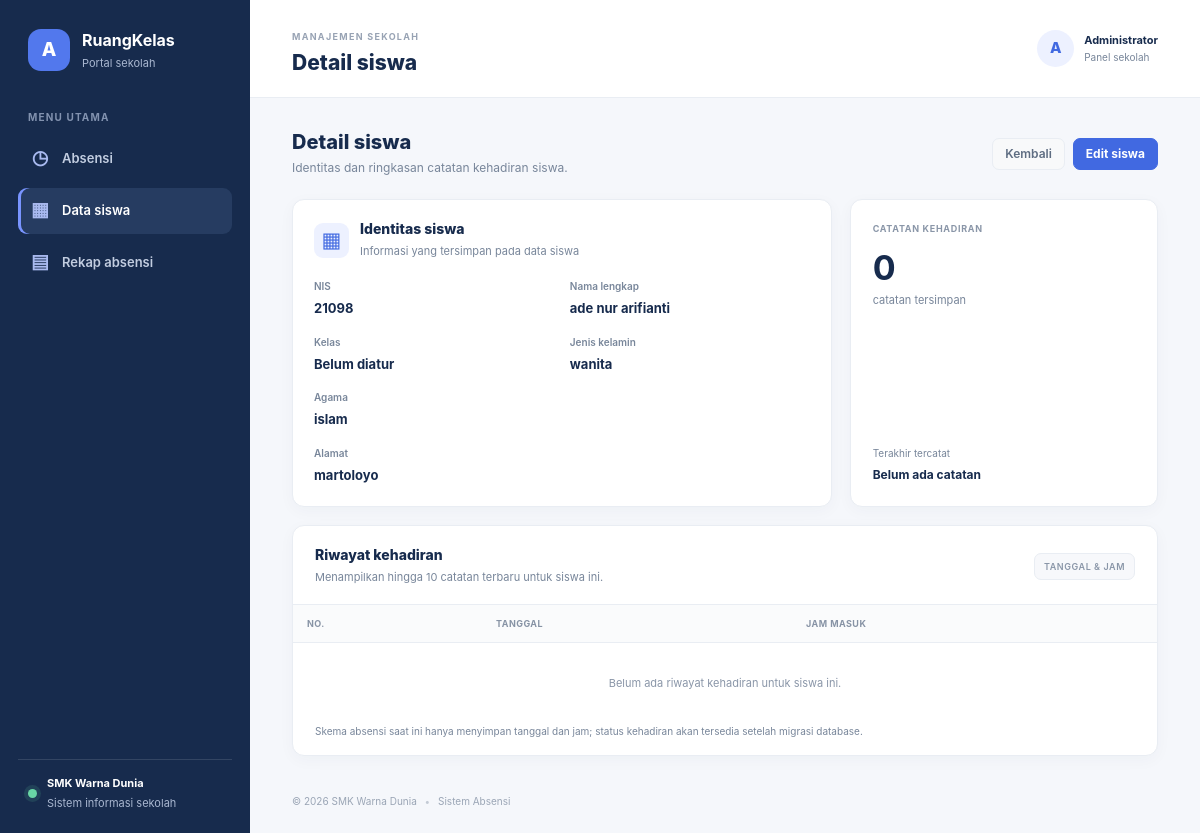
The page /index.php?page=detail&id=21098 on the database its author committed.
### tables this page shows
CREATE TABLE `siswa` (
  `nis` int(11) NOT NULL,
  `nama` varchar(25) NOT NULL,
  `kelas` varchar(30) NOT NULL DEFAULT '',
  `alamat` varchar(25) NOT NULL,
  `jenis_kelamin` varchar(10) NOT NULL,
  `agama` varchar(25) NOT NULL
);

### detail-siswa.php (the view, shortened to what this page needs)
<?php
require_once __DIR__ . "/koneksi.php";
$renderError = function ($title, $message) {
    ?>
    <section class="panel student-detail-error" role="alert">
        <h2><?= htmlspecialchars($title, ENT_QUOTES, "UTF-8") ?></h2>
        <p><?= htmlspecialchars($message, ENT_QUOTES, "UTF-8") ?></p>
        <a href="index.php?page=data" class="btn btn-primary">Kembali ke data siswa</a>
    </section>
    <?php
};
$nis = request_string($_GET, "id");
$studentStatement = mysqli_prepare(
    $koneksi,
    "SELECT nis, nama, kelas, alamat, jenis_kelamin, agama FROM siswa WHERE nis = ?"
);
mysqli_stmt_bind_param($studentStatement, "s", $nis);
if (!mysqli_stmt_execute($studentStatement)) {
    error_log("Gagal memuat detail siswa: " . mysqli_stmt_error($studentStatement));
    mysqli_stmt_close($studentStatement);
    http_response_code(500);
    $renderError("Detail siswa gagal dimuat", "Data siswa tidak dapat dimuat saat ini.");
    return;
}
$studentNis = $studentName = $studentClass = $studentAddress = $studentGender = $studentReligion = null;
mysqli_stmt_bind_result(
    $studentStatement,
    $studentNis,
    $studentName,
    $studentClass,
    $studentAddress,
    $studentGender,
    $studentReligion
);
$summaryStatement = mysqli_prepare(
    $koneksi,
    "SELECT COUNT(*), MAX(tanggal) FROM absen WHERE nis = ?"
);
mysqli_stmt_bind_param($summaryStatement, "s", $nis);
if (!mysqli_stmt_execute($summaryStatement)) {
    error_log("Gagal menghitung riwayat absensi siswa: " . mysqli_stmt_error($summaryStatement));
    mysqli_stmt_close($summaryStatement);
    http_response_code(500);
    $renderError("Riwayat absensi gagal dimuat", "Ringkasan kehadiran tidak dapat dimuat saat ini.");
    return;
}
$attendanceCount = 0;
$latestAttendance = null;
mysqli_stmt_bind_result($summaryStatement, $attendanceCount, $latestAttendance);
$attendanceHistory = array();
$student = array(
    "nis" => $studentNis,
    "nama" => $studentName,
    "kelas" => $studentClass,
    "alamat" => $studentAddress,
    "jenis_kelamin" => $studentGender,
    "agama" => $studentReligion,
);
?>
<div class="page-intro">
    <div>
        <h2>Detail siswa</h2>
        <p>Identitas dan ringkasan catatan kehadiran siswa.</p>
    </div>
    <div class="page-intro-actions">
        <a href="index.php?page=data" class="btn btn-light">Kembali</a>
        <a href="form-edit.php?id=<?= urlencode($student["nis"]) ?>" class="btn btn-primary">Edit siswa</a>
    </div>
</div>
<div class="student-detail-grid">
    <section class="panel student-detail-panel">
        <div class="panel-heading">
            <div class="section-icon">▦</div>
            <div>
                <h3>Identitas siswa</h3>
                <p>Informasi yang tersimpan pada data siswa</p>
            </div>
        </div>
        <dl class="student-details">
            <div>
                <dt>NIS</dt>
                <dd><?= htmlspecialchars($student["nis"], ENT_QUOTES, "UTF-8") ?></dd>
            </div>
            <div>
                <dt>Nama lengkap</dt>
                <dd><?= htmlspecialchars($student["nama"], ENT_QUOTES, "UTF-8") ?></dd>
            </div>
            <div>
                <dt>Kelas</dt>
                <dd><?= $student["kelas"] !== ""
                    ? htmlspecialchars($student["kelas"], ENT_QUOTES, "UTF-8")
                    : "Belum diatur" ?></dd>
            </div>
            <div>
                <dt>Jenis kelamin</dt>
                <dd><?= htmlspecialchars($student["jenis_kelamin"], ENT_QUOTES, "UTF-8") ?></dd>
            </div>
            <div>
                <dt>Agama</dt>
                <dd><?= htmlspecialchars($student["agama"], ENT_QUOTES, "UTF-8") ?></dd>
            </div>
            <div class="student-detail-address">
                <dt>Alamat</dt>
                <dd><?= htmlspecialchars($student["alamat"], ENT_QUOTES, "UTF-8") ?></dd>
            </div>
        </dl>
    </section>
    <section class="panel student-attendance-summary">
        <span class="student-summary-label">CATATAN KEHADIRAN</span>
        <strong><?= (int) $attendanceCount ?></strong>
        <span>catatan tersimpan</span>
        <div class="student-latest-attendance">
            <span>Terakhir tercatat</span>
            <strong>
                <?= $latestAttendance
                    ? htmlspecialchars($latestAttendance, ENT_QUOTES, "UTF-8")
                    : "Belum ada catatan" ?>
            </strong>
        </div>
    </section>
</div>
<section class="panel table-panel">
    <div class="panel-heading panel-heading-between">
        <div>
            <h3>Riwayat kehadiran</h3>
            <p>Menampilkan hingga 10 catatan terbaru untuk siswa ini.</p>
        </div>
        <span class="table-label">TANGGAL &amp; JAM</span>
    </div>
    <div class="table-responsive">
        <table class="table modern-table align-middle">
            <thead>
                <tr>
                    <th>No.</th>
                    <th>Tanggal</th>
                    <th>Jam masuk</th>
                </tr>
            </thead>
            <tbody>
                <?php if (count($attendanceHistory) === 0) { ?>
                    <tr><td colspan="3" class="empty-state">Belum ada riwayat kehadiran untuk siswa ini.</td></tr>
                <?php } ?>
            </tbody>
        </table>
    </div>
    <p class="student-history-note">Skema absensi saat ini hanya menyimpan tanggal dan jam; status kehadiran akan tersedia setelah migrasi database.</p>
</section>

### style.css (style rules this page uses)
:root { --ink: #172b4d; --muted: #78869a; --line: #e9edf3; --canvas: #f5f7fb; --blue: #4169e1; --blue-dark: #3156c8; --sidebar: #172b4d; --font-sans: Inter, "Segoe UI Variable", "Segoe UI", Arial, sans-serif; }
* { box-sizing: border-box; }
body { margin: 0; background: var(--canvas); color: var(--ink); font-family: var(--font-sans); }
.page-intro { display: flex; align-items: center; justify-content: space-between; gap: 20px; margin-bottom: 22px; }
.page-intro h2 { margin: 0; font-family: var(--font-sans); font-size: 20px; font-weight: 800; }
.page-intro p, .panel-heading p { margin: 5px 0 0; color: var(--muted); font-size: 12px; }
.date-pill, .table-label { display: inline-flex; align-items: center; padding: 8px 12px; border: 1px solid var(--line); border-radius: 7px; background: #fff; color: #68768b; font-size: 11px; font-weight: 600; }
.panel { min-width: 0; border: 1px solid var(--line); border-radius: 12px; background: #fff; box-shadow: 0 4px 16px rgba(25, 45, 80, .035); }
.panel-heading { display: flex; align-items: center; gap: 11px; margin-bottom: 20px; }
.panel-heading-between { justify-content: space-between; padding: 21px 22px 18px; margin: 0; }
.page-intro-actions { display: flex; flex-wrap: wrap; gap: 8px; }
.student-detail-grid { display: grid; grid-template-columns: minmax(0, 1.4fr) minmax(230px, .8fr); gap: 18px; margin-bottom: 18px; }
.student-detail-panel { padding: 21px; }
.student-details { display: grid; grid-template-columns: repeat(2, minmax(0, 1fr)); gap: 16px; margin: 0; }
.student-details dt { margin-bottom: 5px; color: var(--muted); font-size: 10px; font-weight: 600; }
.student-details dd { margin: 0; color: var(--ink); font-size: 13px; font-weight: 700; overflow-wrap: anywhere; }
.student-detail-address { grid-column: 1 / -1; }
.student-attendance-summary { display: flex; min-height: 100%; flex-direction: column; align-items: flex-start; padding: 22px; }
.student-summary-label { color: #8a96a8; font-size: 9px; font-weight: 700; letter-spacing: .7px; }
.student-attendance-summary > strong { margin-top: 15px; color: var(--ink); font-size: 34px; line-height: 1; }
.student-attendance-summary > span:nth-of-type(2) { margin-top: 7px; color: var(--muted); font-size: 11px; }
.student-latest-attendance { display: grid; gap: 5px; margin-top: auto; padding-top: 18px; }
.student-latest-attendance span { color: var(--muted); font-size: 10px; }
.student-latest-attendance strong { color: var(--ink); font-size: 12px; }
.student-history-note { margin: 0; padding: 0 22px 16px; color: var(--muted); font-size: 10px; }
.panel-heading h3 { margin: 0; font-family: var(--font-sans); font-size: 14px; font-weight: 800; }
.panel-heading p { font-size: 11px; }
.section-icon { display: inline-flex; width: 35px; height: 35px; align-items: center; justify-content: center; border-radius: 9px; background: #edf1ff; color: var(--blue); font-size: 21px; }
.btn-primary { border-color: var(--blue); border-radius: 7px; background: var(--blue); font-size: 12px; font-weight: 700; }
.table-panel { overflow: hidden; }
.table-label { padding: 6px 9px; background: #f7f8fb; color: #8a96a8; font-size: 9px; letter-spacing: .55px; }
.modern-table { min-width: 700px; margin: 0; border-top: 1px solid var(--line); color: #657287; font-size: 11px; }
.modern-table thead th { padding: 12px 14px; border-bottom: 1px solid var(--line); background: #fafbfc; color: #8793a5; font-size: 9px; font-weight: 700; letter-spacing: .45px; text-transform: uppercase; white-space: nowrap; }
.modern-table tbody td { padding: 12px 14px; border-color: #f0f2f6; vertical-align: middle; }
.modern-table tbody tr:last-child td { border-bottom: 0; }
.empty-state { padding: 32px !important; color: #8a96a8; text-align: center; }
.btn-light { border: 1px solid var(--line); border-radius: 7px; color: #5e6d82; font-size: 12px; font-weight: 600; }

### rows shown on the page
siswa: nis "21098", nama "ade nur arifianti", jenis_kelamin "wanita", agama "islam", alamat "martoloyo"

### other values the page prints
$pageTitles[$page] "Detail siswa"
$attendanceCount "0"
